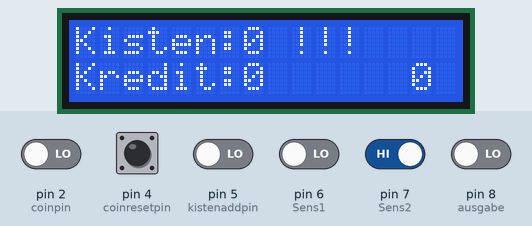
The sketch below on a simulated Arduino Uno, built with avr-gcc and run on an emulated ATmega328P. On the bench: 16×2 character LCD. The test bench sets the inputs (shaded band); at power-on: pin 7 (Sens2) HIGH, pin 2 (coinpin), pin 4 (coinresetpin), pin 5 (kistenaddpin), pin 6 (Sens1), pin 8 (ausgabe) LOW.

Above: at 1.2 s.
1.3 s: pin 5 (kistenaddpin) driven HIGH
At 1.47 s:
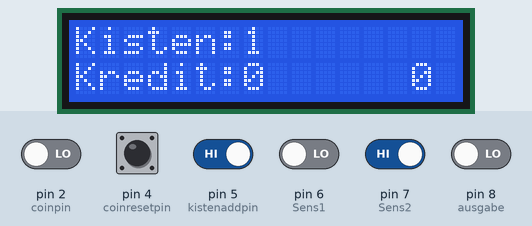
3.7 s: pin 2 (coinpin) driven HIGH
At 4.01 s:
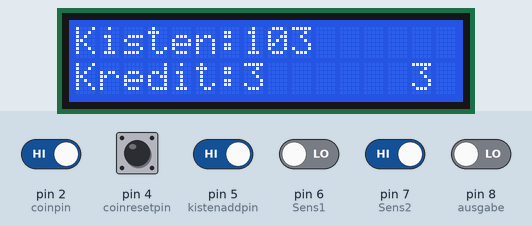
6.7 s: pin 8 (ausgabe) driven HIGH
At 7.8 s:
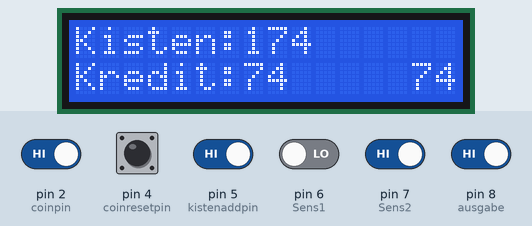
9.7 s: pin 4 (coinresetpin) pulled HIGH for 0.15 s
At 9.8 s:
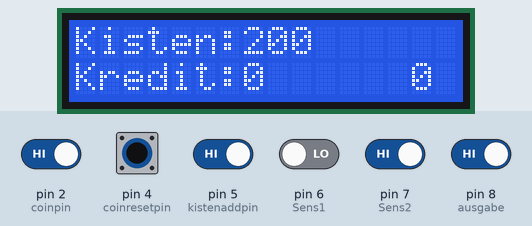
11.3 s: pin 4 (coinresetpin) pulled HIGH for 1 s
At 11.44 s:
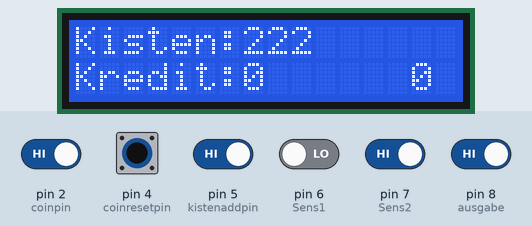

The sketch:

main.ino
```cpp
#include <Adafruit_LiquidCrystal.h>
Adafruit_LiquidCrystal lcd_1(0);
int euro1 = 0;  //Münze eingeworfen
int euro2 = 0;  //Gesamt Münzen
int kisten = 0; //Kistenanzahl
int coinpin = 2; //Münz Kontakt
int motorpin = 3; //Motor Transistor Basis
int ausgabe = 8; //Ausgabe
int Sens1 = 6;  //Grundstellung
int Sens2 = 7;  //Endtaster
int coinresetpin = 4; //Münz-Rücksetz Pin
int kistenaddpin = 5; //Kisten-Hinzufüg Pin
/*
float temp;
float humid;
*/

void setup() {
  Serial.begin(9600);
  lcd_1.begin(16, 2);
  lcdi2c();
}

void loop() {
  coin(); //Münzzählung
  control(); //Kisten++; Münzen reset
  motoroff(); //Motor Anschlag Stopp
  output(); //Ausgabe
}

void control() {
  if (digitalRead(coinresetpin) == HIGH) {
    euro1 = 0;
    euro2 = 0;
    lcdi2c();
  }
  if (digitalRead(kistenaddpin) == HIGH) {
    delay(0);
    kisten++;
    lcd_1.clear();
    lcdi2c();
  }
}

void coin() {
  if (digitalRead(coinpin) == HIGH) {
    delay(0);
    euro1++;
    euro2++;
    lcdi2c();
  }
}


void output(){
  if(digitalRead(ausgabe) == HIGH){
  if (kisten >= 1 && euro1 >= 3) {
    motor();
  }
  lcdi2c();}
}


void motor() {
  if (digitalRead(Sens1) == HIGH) {
    if (digitalRead(Sens2) == LOW) {
      digitalWrite(motorpin, HIGH);
      kisten--;
      lcd_1.clear();
      euro1 = euro1 - 3;
      lcdi2c();
    }
  }
}

void motoroff() {
  if (digitalRead(Sens2) == HIGH) {
    digitalWrite(motorpin, LOW);
  }
}

void lcdi2c() {
  lcd_1.setCursor(0, 0);
  lcd_1.print("Kisten:");
  lcd_1.setCursor(7, 0);
  lcd_1.print(kisten);

  if (kisten < 1) {
    lcd_1.setCursor(9, 0);
    lcd_1.print("!!!");
  }

  lcd_1.setCursor(0, 1);
  lcd_1.print("Kredit:");
  lcd_1.setCursor(7, 1);
  lcd_1.print(euro1);
  lcd_1.setCursor(14, 1);
  lcd_1.print(euro2);
}
```

Measured:
- after the input at 1.3 s, the display: changes at once (image 1)
